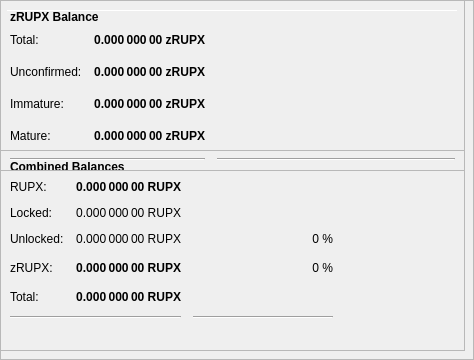
        <widget class="QFrame" name="frameObfuscation">
         <property name="minimumSize">
          <size>
           <width>0</width>
           <height>350</height>
          </size>
         </property>
         <property name="layoutDirection">
          <enum>Qt::LeftToRight</enum>
         </property>
         <property name="frameShape">
          <enum>QFrame::StyledPanel</enum>
         </property>
         <property name="frameShadow">
          <enum>QFrame::Raised</enum>
         </property>
         <widget class="QPushButton" name="runAutoDenom">
          <property name="geometry">
           <rect>
            <x>251</x>
            <y>17</y>
            <width>1</width>
            <height>1</height>
           </rect>
          </property>
          <property name="palette">
           <palette>
            <active>
             <colorrole role="WindowText">
              <brush brushstyle="SolidPattern">
               <color alpha="255">
                <red>0</red>
                <green>0</green>
                <blue>0</blue>
               </color>
              </brush>
             </colorrole>
             <colorrole role="Button">
              <brush brushstyle="SolidPattern">
               <color alpha="255">
                <red>239</red>
                <green>238</green>
                <blue>238</blue>
               </color>
              </brush>
             </colorrole>
             <colorrole role="Light">
              <brush brushstyle="SolidPattern">
               <color alpha="255">
                <red>255</red>
                <green>255</green>
                <blue>255</blue>
               </color>
              </brush>
             </colorrole>
             <colorrole role="Midlight">
              <brush brushstyle="SolidPattern">
               <color alpha="255">
                <red>247</red>
                <green>246</green>
                <blue>246</blue>
               </color>
              </brush>
             </colorrole>
             <colorrole role="Dark">
              <brush brushstyle="SolidPattern">
               <color alpha="255">
                <red>119</red>
                <green>119</green>
                <blue>119</blue>
               </color>
              </brush>
             </colorrole>
             <colorrole role="Mid">
              <brush brushstyle="SolidPattern">
               <color alpha="255">
                <red>159</red>
                <green>159</green>
                <blue>159</blue>
               </color>
              </brush>
             </colorrole>
             <colorrole role="Text">
              <brush brushstyle="SolidPattern">
               <color alpha="255">
                <red>0</red>
                <green>0</green>
                <blue>0</blue>
               </color>
              </brush>
             </colorrole>
             <colorrole role="BrightText">
              <brush brushstyle="SolidPattern">
               <color alpha="255">
                <red>255</red>
                <green>255</green>
                <blue>255</blue>
               </color>
              </brush>
             </colorrole>
             <colorrole role="ButtonText">
              <brush brushstyle="SolidPattern">
               <color alpha="255">
                <red>0</red>
                <green>0</green>
                <blue>0</blue>
               </color>
              </brush>
             </colorrole>
             <colorrole role="Base">
              <brush brushstyle="SolidPattern">
               <color alpha="255">
                <red>255</red>
                <green>255</green>
                <blue>255</blue>
               </color>
              </brush>
             </colorrole>
             <colorrole role="Window">
              <brush brushstyle="SolidPattern">
               <color alpha="255">
                <red>239</red>
                <green>238</green>
                <blue>238</blue>
               </color>
              </brush>
             </colorrole>
             <colorrole role="Shadow">
              <brush brushstyle="SolidPattern">
               <color alpha="255">
                <red>0</red>
                <green>0</green>
                <blue>0</blue>
               </color>
              </brush>
             </colorrole>
             <colorrole role="AlternateBase">
              <brush brushstyle="SolidPattern">
               <color alpha="255">
                <red>247</red>
                <green>246</green>
                <blue>246</blue>
               </color>
              </brush>
             </colorrole>
             <colorrole role="ToolTipBase">
              <brush brushstyle="SolidPattern">
               <color alpha="255">
                <red>255</red>
                <green>255</green>
                <blue>220</blue>
               </color>
              </brush>
             </colorrole>
             <colorrole role="ToolTipText">
              <brush brushstyle="SolidPattern">
               <color alpha="255">
                <red>0</red>
                <green>0</green>
                <blue>0</blue>
               </color>
              </brush>
             </colorrole>
            </active>
            <inactive>
             <colorrole role="WindowText">
              <brush brushstyle="SolidPattern">
               <color alpha="255">
                <red>0</red>
                <green>0</green>
                <blue>0</blue>
               </color>
              </brush>
             </colorrole>
             <colorrole role="Button">
              <brush brushstyle="SolidPattern">
               <color alpha="255">
                <red>239</red>
                <green>238</green>
                <blue>238</blue>
               </color>
              </brush>
             </colorrole>
             <colorrole role="Light">
              <brush brushstyle="SolidPattern">
               <color alpha="255">
                <red>255</red>
                <green>255</green>
                <blue>255</blue>
               </color>
              </brush>
             </colorrole>
             <colorrole role="Midlight">
              <brush brushstyle="SolidPattern">
               <color alpha="255">
                <red>247</red>
                <green>246</green>
                <blue>246</blue>
               </color>
              </brush>
             </colorrole>
             <colorrole role="Dark">
              <brush brushstyle="SolidPattern">
               <color alpha="255">
                <red>119</red>
                <green>119</green>
                <blue>119</blue>
               </color>
              </brush>
             </colorrole>
             <colorrole role="Mid">
              <brush brushstyle="SolidPattern">
               <color alpha="255">
                <red>159</red>
                <green>159</green>
                <blue>159</blue>
               </color>
              </brush>
             </colorrole>
             <colorrole role="Text">
              <brush brushstyle="SolidPattern">
               <color alpha="255">
                <red>0</red>
                <green>0</green>
                <blue>0</blue>
               </color>
              </brush>
             </colorrole>
             <colorrole role="BrightText">
              <brush brushstyle="SolidPattern">
               <color alpha="255">
                <red>255</red>
                <green>255</green>
                <blue>255</blue>
               </color>
              </brush>
             </colorrole>
             <colorrole role="ButtonText">
              <brush brushstyle="SolidPattern">
               <color alpha="255">
                <red>0</red>
                <green>0</green>
                <blue>0</blue>
               </color>
              </brush>
             </colorrole>
             <colorrole role="Base">
              <brush brushstyle="SolidPattern">
               <color alpha="255">
                <red>255</red>
                <green>255</green>
                <blue>255</blue>
               </color>
              </brush>
             </colorrole>
             <colorrole role="Window">
              <brush brushstyle="SolidPattern">
               <color alpha="255">
                <red>239</red>
                <green>238</green>
                <blue>238</blue>
               </color>
              </brush>
             </colorrole>
             <colorrole role="Shadow">
              <brush brushstyle="SolidPattern">
               <color alpha="255">
                <red>0</red>
                <green>0</green>
                <blue>0</blue>
               </color>
              </brush>
             </colorrole>
             <colorrole role="AlternateBase">
              <brush brushstyle="SolidPattern">
               <color alpha="255">
                <red>247</red>
                <green>246</green>
                <blue>246</blue>
               </color>
              </brush>
             </colorrole>
             <colorrole role="ToolTipBase">
              <brush brushstyle="SolidPattern">
               <color alpha="255">
                <red>255</red>
                <green>255</green>
                <blue>220</blue>
               </color>
              </brush>
             </colorrole>
             <colorrole role="ToolTipText">
              <brush brushstyle="SolidPattern">
               <color alpha="255">
                <red>0</red>
                <green>0</green>
                <blue>0</blue>
               </color>
              </brush>
             </colorrole>
            </inactive>
            <disabled>
             <colorrole role="WindowText">
              <brush brushstyle="SolidPattern">
               <color alpha="255">
                <red>119</red>
                <green>119</green>
                <blue>119</blue>
               </color>
              </brush>
             </colorrole>
             <colorrole role="Button">
              <brush brushstyle="SolidPattern">
               <color alpha="255">
                <red>239</red>
                <green>238</green>
                <blue>238</blue>
               </color>
              </brush>
             </colorrole>
             <colorrole role="Light">
              <brush brushstyle="SolidPattern">
               <color alpha="255">
                <red>255</red>
                <green>255</green>
                <blue>255</blue>
               </color>
              </brush>
             </colorrole>
             <colorrole role="Midlight">
              <brush brushstyle="SolidPattern">
               <color alpha="255">
                <red>247</red>
                <green>246</green>
                <blue>246</blue>
               </color>
              </brush>
             </colorrole>
             <colorrole role="Dark">
              <brush brushstyle="SolidPattern">
               <color alpha="255">
                <red>119</red>
                <green>119</green>
                <blue>119</blue>
               </color>
              </brush>
             </colorrole>
             <colorrole role="Mid">
              <brush brushstyle="SolidPattern">
               <color alpha="255">
                <red>159</red>
                <green>159</green>
                <blue>159</blue>
               </color>
              </brush>
             </colorrole>
             <colorrole role="Text">
              <brush brushstyle="SolidPattern">
               <color alpha="255">
                <red>119</red>
                <green>119</green>
                <blue>119</blue>
               </color>
              </brush>
             </colorrole>
             <colorrole role="BrightText">
              <brush brushstyle="SolidPattern">
               <color alpha="255">
                <red>255</red>
                <green>255</green>
                <blue>255</blue>
               </color>
              </brush>
             </colorrole>
             <colorrole role="ButtonText">
              <brush brushstyle="SolidPattern">
               <color alpha="255">
                <red>119</red>
                <green>119</green>
                <blue>119</blue>
               </color>
              </brush>
             </colorrole>
             <colorrole role="Base">
              <brush brushstyle="SolidPattern">
               <color alpha="255">
                <red>239</red>
                <green>238</green>
                <blue>238</blue>
               </color>
              </brush>
             </colorrole>
             <colorrole role="Window">
              <brush brushstyle="SolidPattern">
               <color alpha="255">
                <red>239</red>
                <green>238</green>
                <blue>238</blue>
               </color>
              </brush>
             </colorrole>
             <colorrole role="Shadow">
              <brush brushstyle="SolidPattern">
               <color alpha="255">
                <red>0</red>
                <green>0</green>
                <blue>0</blue>
               </color>
              </brush>
             </colorrole>
             <colorrole role="AlternateBase">
              <brush brushstyle="SolidPattern">
               <color alpha="255">
                <red>239</red>
                <green>238</green>
                <blue>238</blue>
               </color>
              </brush>
             </colorrole>
             <colorrole role="ToolTipBase">
              <brush brushstyle="SolidPattern">
               <color alpha="255">
                <red>255</red>
                <green>255</green>
                <blue>220</blue>
               </color>
              </brush>
             </colorrole>
             <colorrole role="ToolTipText">
              <brush brushstyle="SolidPattern">
               <color alpha="255">
                <red>0</red>
                <green>0</green>
                <blue>0</blue>
               </color>
              </brush>
             </colorrole>
            </disabled>
           </palette>
          </property>
          <property name="focusPolicy">
           <enum>Qt::NoFocus</enum>
          </property>
          <property name="autoFillBackground">
           <bool>true</bool>
          </property>
          <property name="text">
           <string/>
          </property>
          <property name="flat">
           <bool>true</bool>
          </property>
         </widget>
         <widget class="Line" name="line">
          <property name="geometry">
           <rect>
            <x>7</x>
            <y>10</y>
            <width>451</width>
            <height>1</height>
           </rect>
          </property>
          <property name="orientation">
           <enum>Qt::Horizontal</enum>
          </property>
         </widget>
         <widget class="QFrame" name="frame_3">
          <property name="geometry">
           <rect>
            <x>0</x>
            <y>150</y>
            <width>465</width>
            <height>201</height>
           </rect>
          </property>
          <property name="frameShape">
           <enum>QFrame::StyledPanel</enum>
          </property>
          <property name="frameShadow">
           <enum>QFrame::Raised</enum>
          </property>
          <layout class="QVBoxLayout" name="verticalLayout_5">
           <item>
            <layout class="QHBoxLayout" name="horizontalLayout_5" stretch="0">
             <item>
              <widget class="QLabel" name="label_5z">
               <property name="maximumSize">
                <size>
                 <width>16777215</width>
                 <height>20</height>
                </size>
               </property>
               <property name="font">
                <font>
                 <weight>75</weight>
                 <bold>true</bold>
                </font>
               </property>
               <property name="toolTip">
                <string>Combined Balances (including unconfirmed and immature coins)</string>
               </property>
               <property name="text">
                <string>&lt;html&gt;&lt;head/&gt;&lt;body&gt;&lt;p&gt;Combined Balances&lt;/p&gt;&lt;/body&gt;&lt;/html&gt;</string>
               </property>
              </widget>
             </item>
            </layout>
           </item>
           <item>
            <layout class="QGridLayout" name="gridLayout_3">
             <property name="spacing">
              <number>12</number>
             </property>
             <item row="7" column="0" colspan="2">
              <widget class="Line" name="lineSpendableBalance_3">
               <property name="orientation">
                <enum>Qt::Horizontal</enum>
               </property>
              </widget>
             </item>
             <item row="7" column="2">
              <widget class="Line" name="lineWatchBalance_3">
               <property name="sizePolicy">
                <sizepolicy hsizetype="Preferred" vsizetype="Fixed">
                 <horstretch>0</horstretch>
                 <verstretch>0</verstretch>
                </sizepolicy>
               </property>
               <property name="minimumSize">
                <size>
                 <width>140</width>
                 <height>0</height>
                </size>
               </property>
               <property name="orientation">
                <enum>Qt::Horizontal</enum>
               </property>
              </widget>
             </item>
             <item row="4" column="1">
              <widget class="QLabel" name="labelzBalancez">
               <property name="font">
                <font>
                 <weight>75</weight>
                 <bold>true</bold>
                </font>
               </property>
               <property name="cursor">
                <cursorShape>IBeamCursor</cursorShape>
               </property>
               <property name="toolTip">
                <string>Total of transactions that have yet to be confirmed, and do not yet count toward the spendable balance</string>
               </property>
               <property name="text">
                <string notr="true">0.000 000 00 RUPX</string>
               </property>
               <property name="alignment">
                <set>Qt::AlignRight|Qt::AlignTrailing|Qt::AlignVCenter</set>
               </property>
               <property name="textInteractionFlags">
                <set>Qt::LinksAccessibleByMouse|Qt::TextSelectableByKeyboard|Qt::TextSelectableByMouse</set>
               </property>
              </widget>
             </item>
             <item row="6" column="1">
              <widget class="QLabel" name="labelTotalz">
               <property name="font">
                <font>
                 <weight>75</weight>
                 <bold>true</bold>
                </font>
               </property>
               <property name="cursor">
                <cursorShape>IBeamCursor</cursorShape>
               </property>
               <property name="toolTip">
                <string>Total Balance, including unconfirmed and immature coins.</string>
               </property>
               <property name="text">
                <string notr="true">0.000 000 00 RUPX</string>
               </property>
               <property name="alignment">
                <set>Qt::AlignRight|Qt::AlignTrailing|Qt::AlignVCenter</set>
               </property>
               <property name="textInteractionFlags">
                <set>Qt::LinksAccessibleByMouse|Qt::TextSelectableByKeyboard|Qt::TextSelectableByMouse</set>
               </property>
              </widget>
             </item>
             <item row="4" column="3">
              <spacer name="horizontalSpacer_6">
               <property name="orientation">
                <enum>Qt::Horizontal</enum>
               </property>
               <property name="sizeHint" stdset="0">
                <size>
                 <width>40</width>
                 <height>20</height>
                </size>
               </property>
              </spacer>
             </item>
             <item row="6" column="0">
              <widget class="QLabel" name="labelTotalTextz">
               <property name="text">
                <string>Total:</string>
               </property>
              </widget>
             </item>
             <item row="1" column="0">
              <widget class="QLabel" name="labelBalanceTextz">
               <property name="text">
                <string>RUPX:</string>
               </property>
              </widget>
             </item>
             <item row="1" column="1">
              <widget class="QLabel" name="labelBalancez">
               <property name="font">
                <font>
                 <weight>75</weight>
                 <bold>true</bold>
                </font>
               </property>
               <property name="cursor">
                <cursorShape>IBeamCursor</cursorShape>
               </property>
               <property name="toolTip">
                <string>Your current spendable balance</string>
               </property>
               <property name="text">
                <string notr="true">0.000 000 00 RUPX</string>
               </property>
               <property name="alignment">
                <set>Qt::AlignRight|Qt::AlignTrailing|Qt::AlignVCenter</set>
               </property>
               <property name="textInteractionFlags">
                <set>Qt::LinksAccessibleByMouse|Qt::TextSelectableByKeyboard|Qt::TextSelectableByMouse</set>
               </property>
              </widget>
             </item>
             <item row="4" column="0">
              <widget class="QLabel" name="labelzBalanceTextz">
               <property name="toolTip">
                <string/>
               </property>
               <property name="text">
                <string>zRUPX:</string>
               </property>
              </widget>
             </item>
             <item row="4" column="2">
              <widget class="QLabel" name="labelzRUPXPercent">
               <property name="toolTip">
                <string>Current percentage of zRUPX.
If AutoMint is enabled this percentage will settle around the configured AutoMint percentage (default = 10%)</string>
               </property>
               <property name="text">
                <string>0 %</string>
               </property>
               <property name="alignment">
                <set>Qt::AlignRight|Qt::AlignTrailing|Qt::AlignVCenter</set>
               </property>
              </widget>
             </item>
             <item row="6" column="2">
              <widget class="QLabel" name="label100Percent">
               <property name="text">
                <string/>
               </property>
               <property name="alignment">
                <set>Qt::AlignRight|Qt::AlignTrailing|Qt::AlignVCenter</set>
               </property>
              </widget>
             </item>
             <item row="2" column="1">
              <widget class="QLabel" name="labelLockedBalance">
               <property name="toolTip">
                <string>Locked RUPX or Masternode collaterals. These are excluded from zRUPX minting.</string>
               </property>
               <property name="text">
                <string>0.000 000 00 RUPX</string>
               </property>
               <property name="alignment">
                <set>Qt::AlignRight|Qt::AlignTrailing|Qt::AlignVCenter</set>
               </property>
              </widget>
             </item>
             <item row="2" column="0">
              <widget class="QLabel" name="labelLockedBalanceText">
               <property name="toolTip">
                <string>Locked RUPX or Masternode collaterals. These are excluded from zRUPX minting.</string>
               </property>
               <property name="text">
                <string>Locked:</string>
               </property>
              </widget>
             </item>
             <item row="3" column="0">
              <widget class="QLabel" name="labelUnLockedBalanceText">
               <property name="toolTip">
                <string>Unlocked RUPs. These can be used for zRUPX minting.</string>
               </property>
               <property name="text">
                <string>Unlocked:</string>
               </property>
              </widget>
             </item>
             <item row="3" column="1">
              <widget class="QLabel" name="labelUnLockedBalance">
               <property name="toolTip">
                <string>Unlocked RUPs. These can be used for zRUPX minting.</string>
               </property>
               <property name="text">
                <string>0.000 000 00 RUPX</string>
               </property>
               <property name="alignment">
                <set>Qt::AlignRight|Qt::AlignTrailing|Qt::AlignVCenter</set>
               </property>
              </widget>
             </item>
             <item row="3" column="2">
              <widget class="QLabel" name="labelRUPPercent">
               <property name="text">
                <string>0 %</string>
               </property>
               <property name="alignment">
                <set>Qt::AlignRight|Qt::AlignTrailing|Qt::AlignVCenter</set>
               </property>
              </widget>
             </item>
            </layout>
           </item>
           <item>
            <spacer name="verticalSpacer">
             <property name="orientation">
              <enum>Qt::Vertical</enum>
             </property>
             <property name="sizeHint" stdset="0">
              <size>
               <width>20</width>
               <height>40</height>
              </size>
             </property>
            </spacer>
           </item>
          </layout>
         </widget>
         <widget class="QFrame" name="frame_4">
          <property name="geometry">
           <rect>
            <x>0</x>
            <y>0</y>
            <width>465</width>
            <height>171</height>
           </rect>
          </property>
          <property name="frameShape">
           <enum>QFrame::StyledPanel</enum>
          </property>
          <property name="frameShadow">
           <enum>QFrame::Raised</enum>
          </property>
          <layout class="QVBoxLayout" name="verticalLayout_7">
           <item>
            <layout class="QHBoxLayout" name="horizontalLayout_8" stretch="0">
             <item>
              <widget class="QLabel" name="label_5z_3">
               <property name="maximumSize">
                <size>
                 <width>16777215</width>
                 <height>20</height>
                </size>
               </property>
               <property name="font">
                <font>
                 <weight>75</weight>
                 <bold>true</bold>
                </font>
               </property>
               <property name="text">
                <string>zRUPX Balance</string>
               </property>
              </widget>
             </item>
            </layout>
           </item>
           <item>
            <layout class="QGridLayout" name="gridLayout_5">
             <property name="spacing">
              <number>12</number>
             </property>
             <item row="4" column="0">
              <widget class="QLabel" name="labelzBalanceMatureText">
               <property name="toolTip">
                <string>Mature: more than 20 confirmation and more than 1 mints of the same denomination after it was minted.
These zRUPX are spendable.</string>
               </property>
               <property name="text">
                <string>Mature:</string>
               </property>
              </widget>
             </item>
             <item row="5" column="0" colspan="2">
              <widget class="Line" name="lineSpendableBalance_5">
               <property name="orientation">
                <enum>Qt::Horizontal</enum>
               </property>
              </widget>
             </item>
             <item row="1" column="1">
              <widget class="QLabel" name="labelzBalance">
               <property name="font">
                <font>
                 <weight>75</weight>
                 <bold>true</bold>
                </font>
               </property>
               <property name="cursor">
                <cursorShape>IBeamCursor</cursorShape>
               </property>
               <property name="toolTip">
                <string>All available zRUPX, unconfirmed and immature zRUPX included.</string>
               </property>
               <property name="text">
                <string notr="true">0.000 000 00 zRUPX</string>
               </property>
               <property name="alignment">
                <set>Qt::AlignRight|Qt::AlignTrailing|Qt::AlignVCenter</set>
               </property>
               <property name="textInteractionFlags">
                <set>Qt::LinksAccessibleByMouse|Qt::TextSelectableByKeyboard|Qt::TextSelectableByMouse</set>
               </property>
              </widget>
             </item>
             <item row="5" column="2">
              <widget class="Line" name="lineWatchBalance_5">
               <property name="sizePolicy">
                <sizepolicy hsizetype="Preferred" vsizetype="Fixed">
                 <horstretch>0</horstretch>
                 <verstretch>0</verstretch>
                </sizepolicy>
               </property>
               <property name="minimumSize">
                <size>
                 <width>140</width>
                 <height>0</height>
                </size>
               </property>
               <property name="orientation">
                <enum>Qt::Horizontal</enum>
               </property>
              </widget>
             </item>
             <item row="1" column="0">
              <widget class="QLabel" name="labelzBalanceText">
               <property name="toolTip">
                <string>All available zRUPX, unconfirmed and immature zRUPX included.</string>
               </property>
               <property name="text">
                <string>Total:</string>
               </property>
              </widget>
             </item>
             <item row="1" column="2">
              <spacer name="horizontalSpacer_8">
               <property name="orientation">
                <enum>Qt::Horizontal</enum>
               </property>
               <property name="sizeHint" stdset="0">
                <size>
                 <width>40</width>
                 <height>20</height>
                </size>
               </property>
              </spacer>
             </item>
             <item row="4" column="2">
              <spacer name="horizontalSpacer_4">
               <property name="orientation">
                <enum>Qt::Horizontal</enum>
               </property>
               <property name="sizeHint" stdset="0">
                <size>
                 <width>40</width>
                 <height>20</height>
                </size>
               </property>
              </spacer>
             </item>
             <item row="4" column="1">
              <widget class="QLabel" name="labelzBalanceMature">
               <property name="font">
                <font>
                 <weight>75</weight>
                 <bold>true</bold>
                </font>
               </property>
               <property name="toolTip">
                <string>Mature: more than 20 confirmation and more than 1 mints of the same denomination after it was minted.
These zRUPX are spendable.</string>
               </property>
               <property name="text">
                <string>0.000 000 00 zRUPX</string>
               </property>
               <property name="alignment">
                <set>Qt::AlignRight|Qt::AlignTrailing|Qt::AlignVCenter</set>
               </property>
              </widget>
             </item>
             <item row="2" column="0">
              <widget class="QLabel" name="labelzBalanceUnconfirmedText">
               <property name="toolTip">
                <string>Unconfirmed: less than 20 confirmations
Immature: confirmed, but less than 1 mints of the same denomination after it was minted</string>
               </property>
               <property name="text">
                <string>Unconfirmed:</string>
               </property>
              </widget>
             </item>
             <item row="2" column="1">
              <widget class="QLabel" name="labelzBalanceUnconfirmed">
               <property name="font">
                <font>
                 <weight>75</weight>
                 <bold>true</bold>
                </font>
               </property>
               <property name="toolTip">
                <string>Unconfirmed: less than 20 confirmations
Immature: confirmed, but less than 1 mints of the same denomination after it was minted</string>
               </property>
               <property name="text">
                <string>0.000 000 00 zRUPX</string>
               </property>
               <property name="alignment">
                <set>Qt::AlignRight|Qt::AlignTrailing|Qt::AlignVCenter</set>
               </property>
              </widget>
             </item>
             <item row="2" column="2">
              <spacer name="horizontalSpacer_5">
               <property name="orientation">
                <enum>Qt::Horizontal</enum>
               </property>
               <property name="sizeHint" stdset="0">
                <size>
                 <width>40</width>
                 <height>20</height>
                </size>
               </property>
              </spacer>
             </item>
             <item row="3" column="0">
              <widget class="QLabel" name="labelzBalanceImmatureText">
               <property name="toolTip">
                <string>Unconfirmed: less than 20 confirmations
Immature: confirmed, but less than 1 mints of the same denomination after it was minted</string>
               </property>
               <property name="text">
                <string>Immature:</string>
               </property>
              </widget>
             </item>
             <item row="3" column="1">
              <widget class="QLabel" name="labelzBalanceImmature">
               <property name="font">
                <font>
                 <weight>75</weight>
                 <bold>true</bold>
                </font>
               </property>
               <property name="toolTip">
                <string>Unconfirmed: less than 20 confirmations
Immature: confirmed, but less than 1 mints of the same denomination after it was minted</string>
               </property>
               <property name="text">
                <string>0.000 000 00 zRUPX</string>
               </property>
               <property name="alignment">
                <set>Qt::AlignRight|Qt::AlignTrailing|Qt::AlignVCenter</set>
               </property>
              </widget>
             </item>
             <item row="3" column="2">
              <spacer name="horizontalSpacer_7">
               <property name="orientation">
                <enum>Qt::Horizontal</enum>
               </property>
               <property name="sizeHint" stdset="0">
                <size>
                 <width>40</width>
                 <height>20</height>
                </size>
               </property>
              </spacer>
             </item>
            </layout>
           </item>
          </layout>
         </widget>
        </widget>
